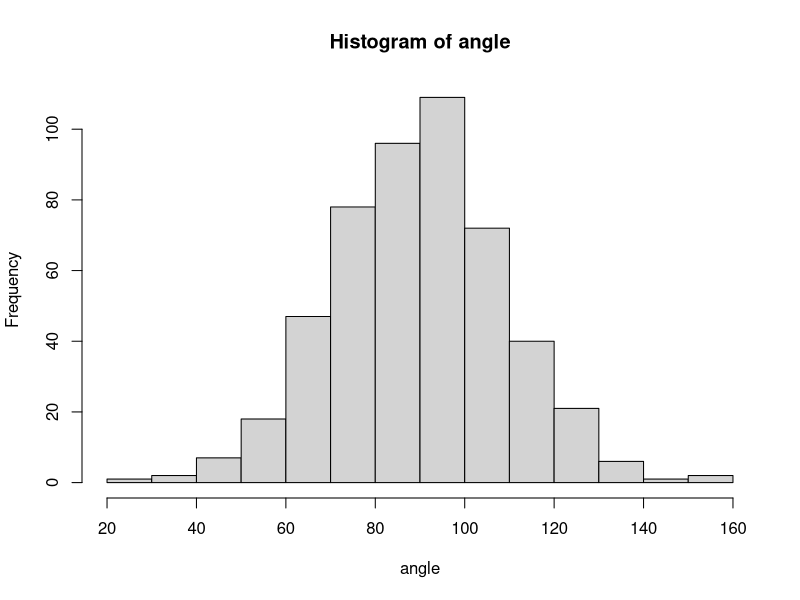

Write the R code that produced this figure.
# amost all angles in high dimension are 90degrees.

# test 
#x <- c(1,1)
#y <- c(1,-1)

# [base code was extended using GPT-4]

sim_number <- 500
n <- 10 # dim

angle <- rep(NA, sim_number)
for(i in 1:sim_number){
  x <- runif(n, -1,1)
  y <- runif(n, -1,1)
  angle[i] <- acos((x %*% y)/(norm(x, type="2")*norm(y, type="2") ))*180/pi
}
hist(angle)
quantile(angle, probs = c(0.005,0.995))

